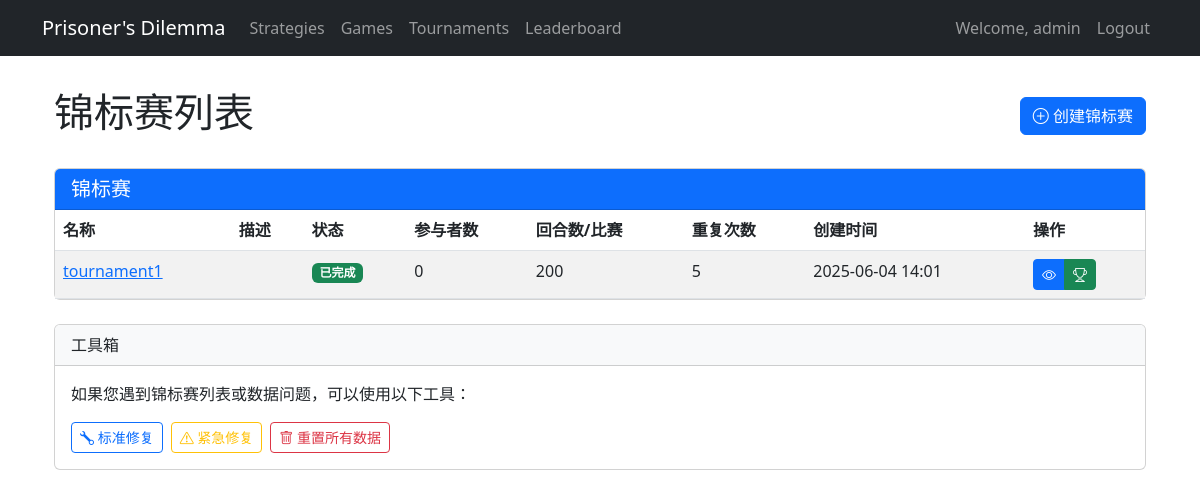
Page /tournaments/ (signed in) on the earlier database version.
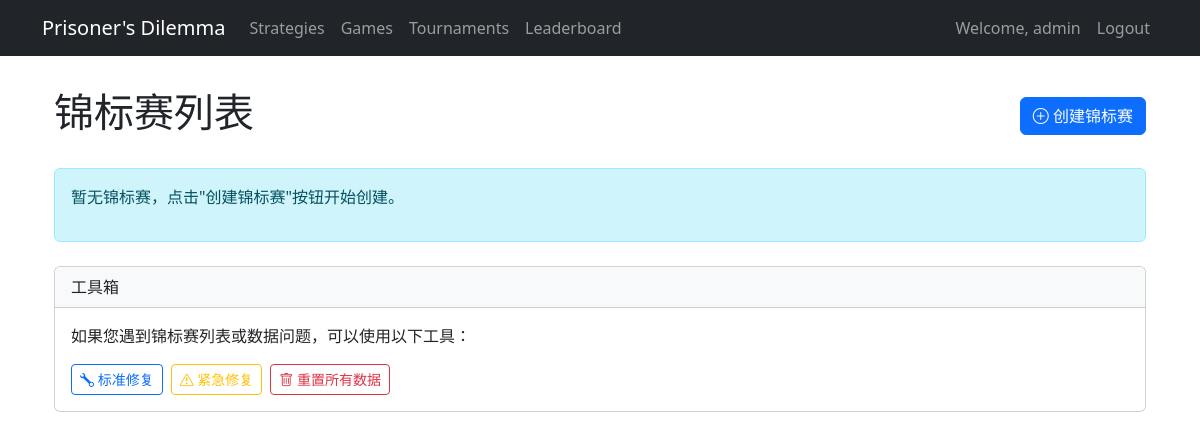
Same page on the later database version.
### dilemma_game/models.py (models this page shows, shortened)
class Tournament(models.Model):
    TOURNAMENT_STATUS = (
        ('CREATED', 'Created'),
        ('IN_PROGRESS', 'In Progress'),
        ('COMPLETED', 'Completed'),
    )
    name = models.CharField(max_length=100)
    description = models.TextField(blank=True)
    created_by = models.ForeignKey(User, on_delete=models.CASCADE)
    rounds_per_match = models.IntegerField(default=200)
    use_random_rounds = models.BooleanField(default=False)
    min_rounds = models.IntegerField(default=100)  # 最小回合数
    max_rounds = models.IntegerField(default=300)  # 最大回合数
    repetitions = models.IntegerField(default=5)  # 每场锦标赛重复次数
    status = models.CharField(max_length=20, choices=TOURNAMENT_STATUS, default='CREATED')
    created_at = models.DateTimeField(auto_now_add=True)
    completed_at = models.DateTimeField(null=True, blank=True)
    payoff_matrix_json = models.TextField(default='{"CC":[3,3],"CD":[0,5],"DC":[5,0],"DD":[0,0]}')
    @property
    def payoff_matrix(self):
        return json.loads(self.payoff_matrix_json)

### dilemma_game/views.py (the view)
# urls.py: path('tournaments/', tournament_list, name='tournament_list'),
@login_required
def tournament_list(request):
    try:
        tournaments = Tournament.objects.all().order_by('-created_at')
        valid_tournaments = []
        for tournament in tournaments:
            try:
                tournament_id = tournament.id
                tournament_name = tournament.name
                tournament_status = tournament.status
                try:
                    matrix = tournament.payoff_matrix
                except Exception as e:
                    print(f"锦标赛 {tournament_id} 的收益矩阵访问出错: {str(e)}")
                    tournament.payoff_matrix_json = '{"CC":[3,3],"CD":[0,5],"DC":[5,0],"DD":[0,0]}'
                    tournament.save()
                valid_tournaments.append(tournament)
            except Exception as e:
                print(f"处理锦标赛对象时出错: {str(e)}")
                continue
        return render(request, 'dilemma_game/tournament_list.html', {
            'tournaments': valid_tournaments
        })
    except Exception as e:
        print(f"tournament_list视图出错: {str(e)}")
        from django.contrib import messages
        messages.error(request, f"获取锦标赛列表失败，请尝试修复功能: {str(e)}")
        return render(request, 'dilemma_game/tournament_list.html', {
            'error_message': f"获取锦标赛列表失败: {str(e)}",
            'tournaments': []
        })

### dilemma_game/templates/dilemma_game/tournament_list.html (shortened to what the changed rows need)
{% extends 'dilemma_game/base.html' %}
{% block content %}
<div class="container mt-4">
    <div class="d-flex justify-content-between align-items-center mb-4">
        <h1>锦标赛列表</h1>
    </div>
    {% if tournaments %}
    <div class="card">
        <div class="card-header bg-primary text-white">
            <h5 class="mb-0">锦标赛</h5>
        </div>
        <div class="card-body p-0">
            <div class="table-responsive">
                <table class="table table-striped table-hover mb-0">
                    <thead>
                        <tr>
                            <th>名称</th>
                            <th>描述</th>
                            <th>状态</th>
                            <th>参与者数</th>
                            <th>回合数/比赛</th>
                            <th>重复次数</th>
                            <th>创建时间</th>
                            <th>操作</th>
                        </tr>
                    </thead>
                    <tbody>
                        {% for tournament in tournaments %}
                        <tr>
                            <td>
                                <a href="{% url 'tournament_detail' tournament.id %}">{{ tournament.name }}</a>
                            </td>
                            <td>{{ tournament.description|truncatechars:50 }}</td>
                            <td>
                                {% if tournament.status == 'CREATED' %}
                                <span class="badge bg-info">已创建</span>
                                {% elif tournament.status == 'STARTED' %}
                                <span class="badge bg-primary">已开始</span>
                                {% elif tournament.status == 'RUNNING' %}
                                <span class="badge bg-warning">运行中</span>
                                {% elif tournament.status == 'COMPLETED' %}
                                <span class="badge bg-success">已完成</span>
                                {% elif tournament.status == 'ERROR' %}
                                <span class="badge bg-danger">错误</span>
                                {% else %}
                                <span class="badge bg-secondary">{{ tournament.status }}</span>
                                {% endif %}
                            </td>
                            <td>{{ tournament.participants.count }}</td>
                            <td>
                                {% if tournament.use_random_rounds %}
                                随机({{ tournament.min_rounds }}-{{ tournament.max_rounds }})
                                {% else %}
                                {{ tournament.rounds_per_match }}
                                {% endif %}
                            </td>
                            <td>{{ tournament.repetitions }}</td>
                            <td>{{ tournament.created_at|date:"Y-m-d H:i" }}</td>
                            <td>
                                <div class="btn-group">
                                    <a href="{% url 'tournament_detail' tournament.id %}" class="btn btn-sm btn-primary"
                                        title="查看详情">
                                        <i class="bi bi-eye"></i>
                                    </a>
                                    {% if tournament.status == 'COMPLETED' %}
                                    <a href="{% url 'tournament_results' tournament.id %}"
                                        class="btn btn-sm btn-success" title="查看结果">
                                        <i class="bi bi-trophy"></i>
                                    </a>
                                    {% endif %}
                                </div>
                            </td>
                        </tr>
                        {% endfor %}
                    </tbody>
                </table>
            </div>
        </div>
    </div>
    {% else %}
    <div class="alert alert-info">
        <p>暂无锦标赛，点击"创建锦标赛"按钮开始创建。</p>
    </div>
    {% endif %}
</div>
{% endblock %}

Differences in the rows shown:
removed Tournament: name "tournament1", status "已完成", participants.count "0", rounds_per_match "200", repetitions "5", created_at "2025-06-04 14:01"
Other differences:
text no longer shown: "锦标赛 名称 描述 状态 参与者数 回合数/比赛 重复次数 创建时间 操作"
text now shown: "暂无锦标赛，点击\"创建锦标赛\"按钮开始创建。"
